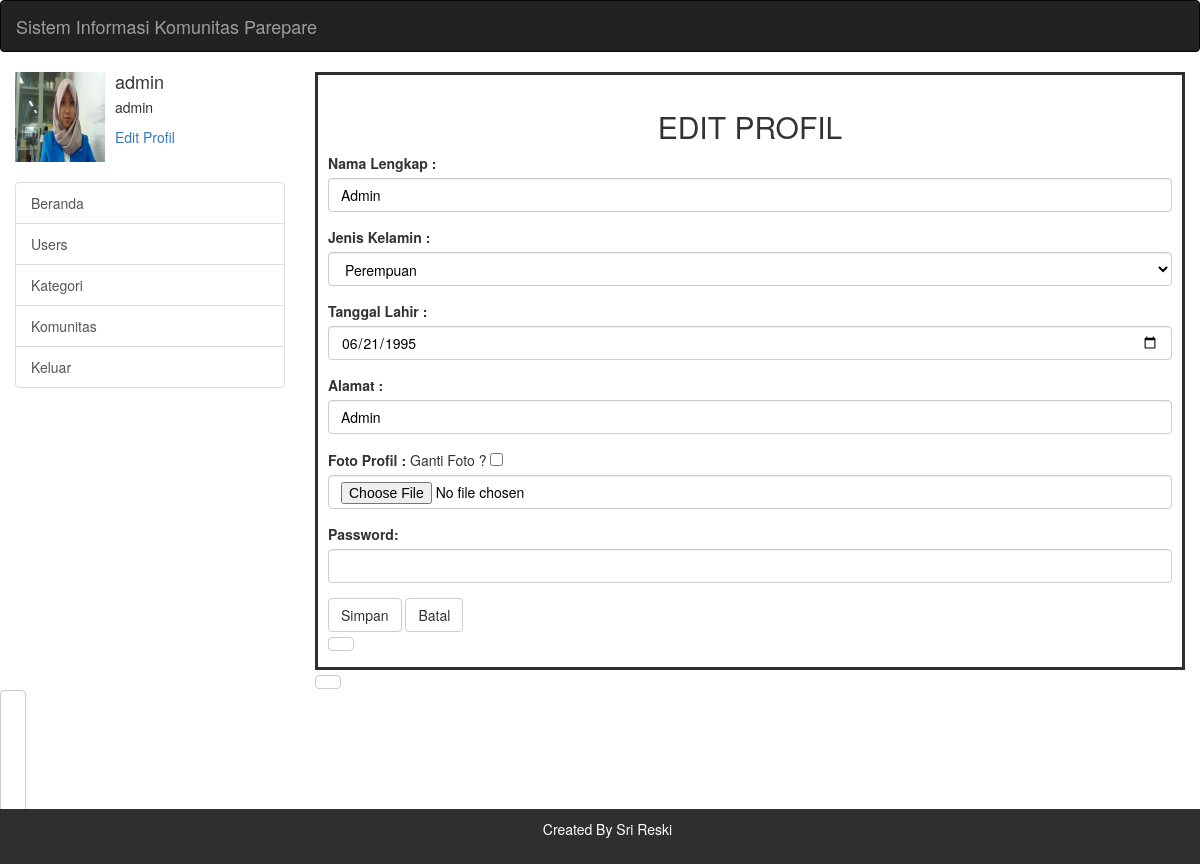
The app's page /index.php?laman=editprofil&id=admin (signed in) with its own data.
### tables this page shows
CREATE TABLE `user` (
  `username` varchar(20) NOT NULL,
  `password` varchar(40) NOT NULL,
  `nama_lengkap` varchar(20) DEFAULT NULL,
  `foto` varchar(100) NOT NULL,
  `jenkel` enum('L','P') NOT NULL,
  `tgl_lahir` date NOT NULL,
  `alamat` text NOT NULL,
  `level_user` enum('admin','user') NOT NULL
);

### view/editprofil.php (the view, shortened to what this page needs)
<?PHP
	$id = $_GET["id"];
	include("modal/user.php");
	$kueri = mysqli_query($koneksi,"SELECT * FROM user WHERE username='$id'");
	$data = mysqli_fetch_array($kueri);
?>
<div class="text-center">
	<h2>EDIT PROFIL</h2>
</div>
<div class="text-justify">
	<form method="post" action="index.php?laman=editprofil&id=<?PHP echo $id ?>" enctype="multipart/form-data">
		<div class="form-group">
			<label for="nama_lengkap">Nama Lengkap :</label>
			<input style="color:black;" type="text" class="form-control" id="nama_lengkap" name="nama_lengkap" value="<?PHP echo $data["nama_lengkap"] ?>" required>
		</div>
		<div class="form-group">
			<label for="jenkel">Jenis Kelamin :</label>
			<select style="color:black;" class="form-control" id="jenkel" name="jenkel" required>
				<option <?PHP if($data["jenkel"] == "P") echo "selected" ?> value="P">Perempuan</option>
			</select>
		</div>
		<div class="form-group">
			<label for="tgl_lahir">Tanggal Lahir :</label>
			<input style="color:black;" type="date" class="form-control" id="tgl_lahir" name="tgl_lahir" value="<?PHP echo $data["tgl_lahir"] ?>" required>
		</div>
		<div class="form-group">
			<label for="alamat">Alamat :</label>
			<input style="color:black;" type="text" class="form-control" id="alamat" name="alamat" value="<?PHP echo $data["alamat"] ?>" required>
		</div>
		<div class="form-group">
			<label for="foto">Foto Profil :</label>
			Ganti Foto ? <input type="checkbox" name="gantifoto">
			<input style="color:black;" type="file" class="form-control" id="foto" name="foto">
		</div>
		<div class="form-group">
			<label for="password">Password:</label>
			<input style="color:black;" type="password" class="form-control" id="password" name="password" value="<?PHP if(isset($_POST["password"])) echo $_POST["password"] ?>" required>
		</div>
		<button type="submit" class="btn btn-default">Simpan</button>
		<a href = "index.php" class= "btn btn-default"> Batal </button>
	</form>
</div>

### records on screen
user: nama_lengkap "Admin", jenkel "Perempuan", tgl_lahir "06/21/1995", alamat "Admin"

### other values on screen
$_SESSION["user"] "admin"
$_SESSION["level"] "admin"
